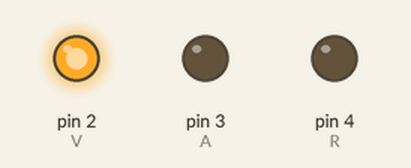
The sketch below on a simulated Arduino Uno, built with avr-gcc and run on an emulated ATmega328P. Parts: output pins drawn as LEDs (lit = HIGH).

Above: at 0.5 s.
At 1.2 s:
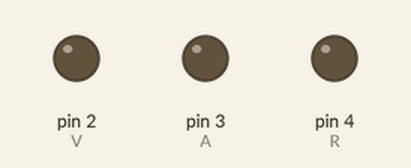
At 2.0 s:
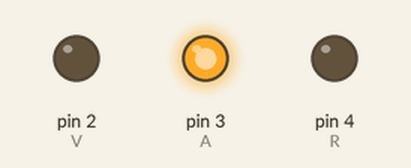
At 3.5 s:
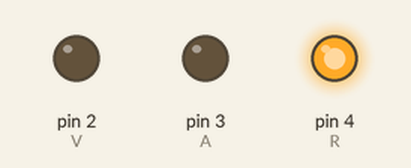
Timing chart, 0 to 5.9 s (numbered marks = the images above):
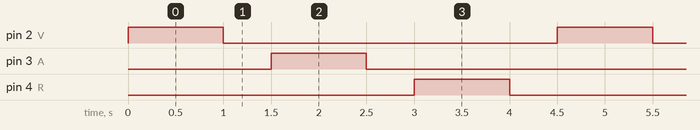

Measured:
- by itself, pin 2 (V), pin 3 (A), pin 4 (R): alternates HIGH for 1.0 s and LOW for 3.5 s
- by itself, everything shown: repeats every 4.5 s, in 6 steps

The sketch:

SemaforoLED.ino
```cpp
#include <arduino.h>

const int V = 2; //LED Verde
const int A = 3; //LED Amarilla
const int R = 4; //LED Roja

void setup() {
  //Configura los pines de los LEDs como salidas
  pinMode(V, OUTPUT);
  pinMode(A, OUTPUT);
  pinMode(R, OUTPUT);

}

void loop() {
  //Configuracion LED Verde
  digitalWrite(V, HIGH); //Enciende el LED
  delay(1000); //Espera 1 segundo (1000 milisegundos)
  digitalWrite(V, LOW); //Apaga el LED

  delay(500); //Espera medio segundo (500 milisegundos)

  //Configuracion LED Amarillo
  digitalWrite(A, HIGH); //Enciende el LED
  delay(1000); //Espera 1 segundo (1000 milisegundos)
  digitalWrite(A, LOW); //Apaga el LED

  delay(500); //Espera medio segundo (500 milisegundos)

  //Configuracion LED Rojo
  digitalWrite(R, HIGH); //Enciende el LED
  delay(1000); //Espera 1 segundo (1000 milisegundos)
  digitalWrite(R, LOW); //Apaga el LED

  delay(500); //Espera medio segundo (500 milisegundos) para reiniciar el bucle

}
```
